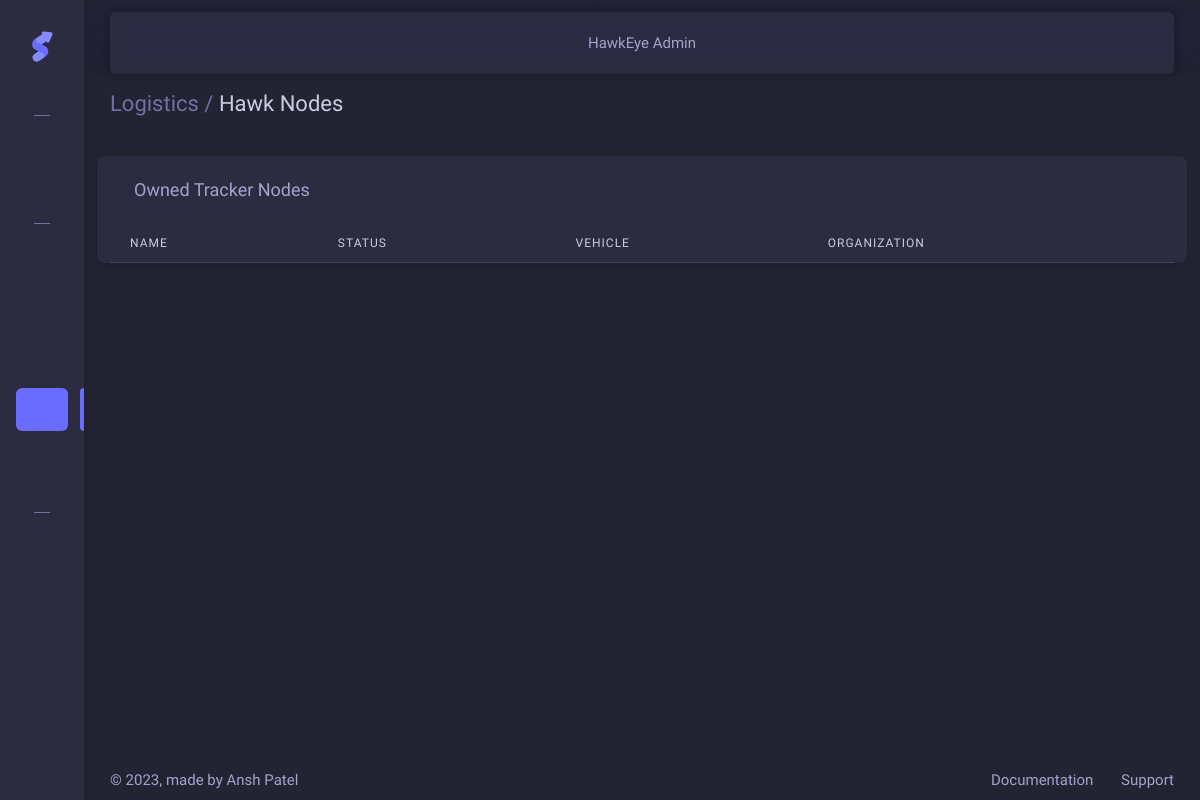
/nodes/ (signed in), run on an earlier commit of the app's database.
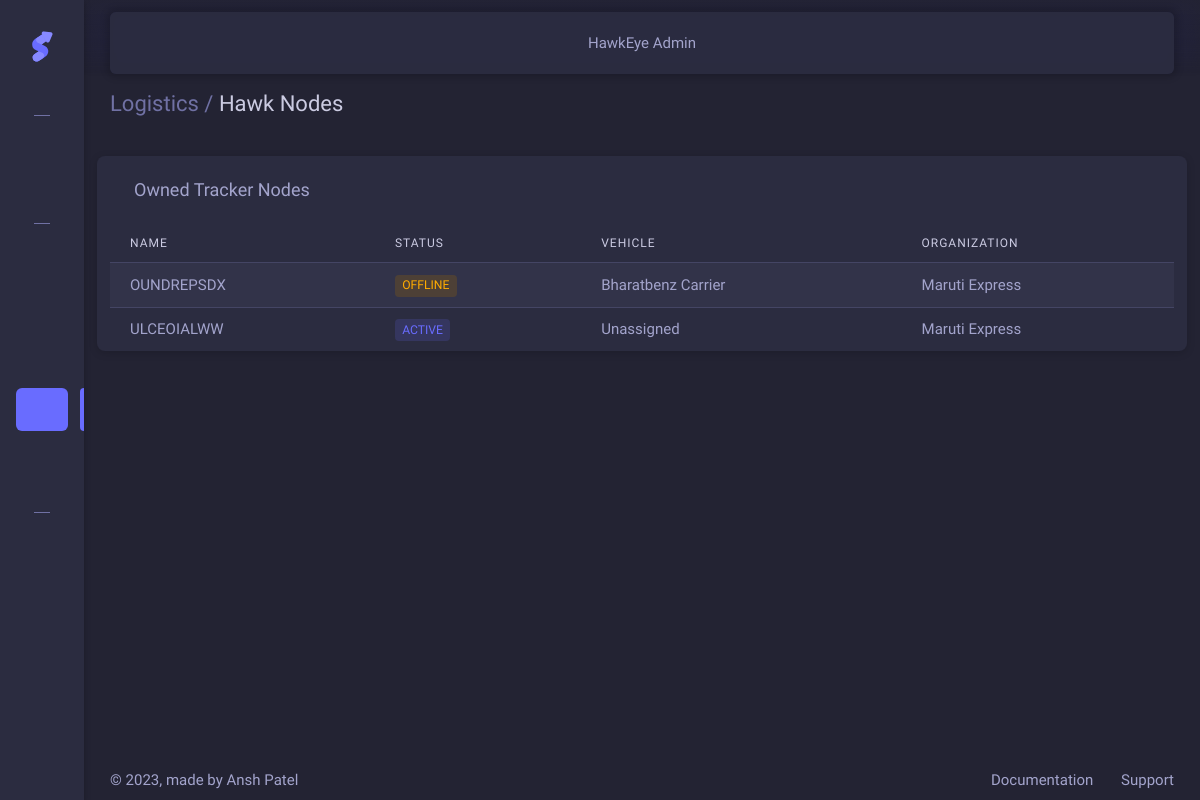
And on a later commit of the database.
### Tracker/models.py (models this page shows, shortened)
class TrackerNode(models.Model):
    node_id = models.CharField(max_length=10, unique=True, default=generate_random_string)
    is_online = models.BooleanField(default=False)
    vehicle = models.ForeignKey(Vehicle, on_delete=models.CASCADE, null=True, blank=True)
    group = models.ForeignKey(Organization, on_delete=models.CASCADE, null=True, blank=True)
    def __str__(self):
        return f"Tracker Node {self.node_id} | Online Status: {self.is_online}"
    class Meta:
        verbose_name_plural = "Tracker Nodes"
        verbose_name = "Tracker Node"

class Vehicle(models.Model):
    group = models.ForeignKey(Organization, on_delete=models.CASCADE)
    name = models.CharField(max_length=1024)
    number = models.CharField(max_length=1024)
    last_updated = models.DateTimeField(auto_now=True)
    class Meta:
        verbose_name_plural = "Vehicles"
        verbose_name = "Vehicle"

class Organization(models.Model):
    user = models.ForeignKey("auth.User", on_delete=models.CASCADE, null=True)
    name = models.CharField(max_length=1024)
    active = models.BooleanField(default=False)
    class Meta:
        verbose_name_plural = "Organizations"
        verbose_name = "Organization"

### Tracker/views.py (the view)
# urls.py: path('nodes/', hawk_node, name='nodes'),
@login_required(login_url='/login/')
def hawk_node(request):
    nodes = TrackerNode.objects.filter(group=Organization.objects.get(user=request.user))
    print(nodes)
    context = {
        'pagename': 'hawk_node',
        "nodes": nodes
    }
    return render(request, "pages/logistics/nodes.html", context)

### templates/pages/logistics/nodes.html (shortened to what this page needs)
{% extends 'base.html' %}
{% block content %}
    <h4 class="py-3 mb-4">
        <span class="text-muted fw-light">Logistics /</span> Hawk Nodes
    </h4>
    <div class="row">
        <div class="card">
            <h5 class="card-header">Owned Tracker Nodes</h5>
            <div class="table-responsive text-nowrap">
                <table class="table table-striped">
                    <thead>
                    <tr>
                        <th>Name</th>
                        <th>Status</th>
                        <th>Vehicle</th>
                        <th>Organization</th>
                    </tr>
                    </thead>
                    <tbody class="table-border-bottom-0">
                    {% for node in nodes %}
                        <tr>
                            <td><span class="fw-medium">{{ node.node_id }}</span>
                            </td>
                            <td>
                                {% if node.is_online %}
                                <span class="badge bg-label-primary me-1">Active</span>
                                {% else %}
                                <span class="badge bg-label-warning me-1">Offline</span><br>
                                {% endif %}
                            </td>
                            <td>{{ node.vehicle.name|default:"Unassigned" }}</td>
                            <td>{{ node.group.name }}</td>
                        </tr>
                    {% endfor %}
                    </tbody>
                </table>
            </div>
        </div>
    </div>
{% endblock %}

What changed in the data, as far as the page shows it:
added TrackerNode: node_id "OUNDREPSDX", is_online "OFFLINE", vehicle.name "Bharatbenz Carrier", group.name "Maruti Express"
added TrackerNode: node_id "ULCEOIALWW", is_online "ACTIVE", vehicle.name "Unassigned", group.name "Maruti Express"
